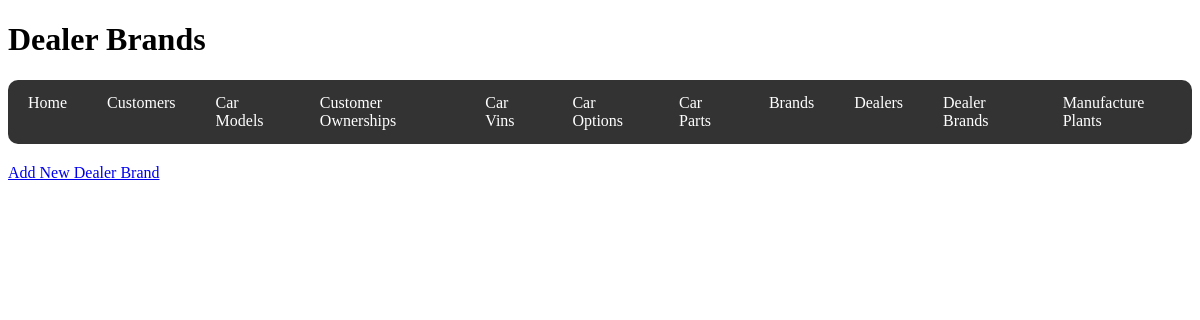
The app's page /dealer_brands, older data.
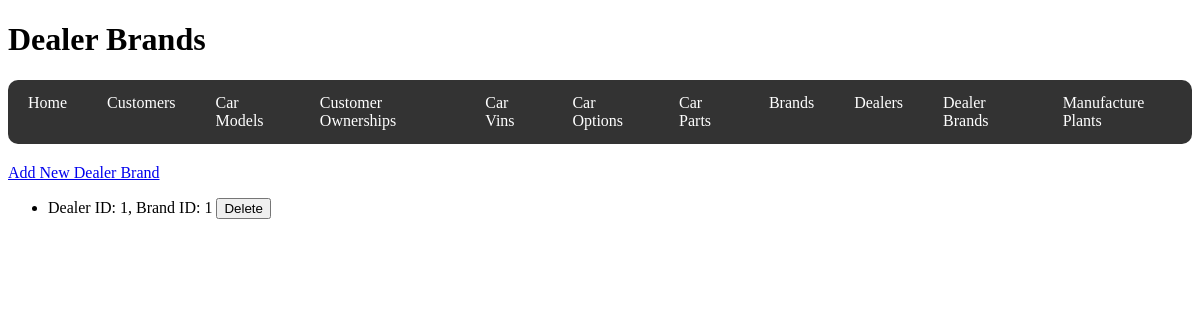
The same page, newer data.
### code/models.py (models this page shows)
class DealerBrand(db.Model):
    __tablename__ = "Dealer_Brand"
    dealer_id = db.Column(
        db.Integer, db.ForeignKey("Dealers.dealer_id"), primary_key=True
    )
    brand_id = db.Column(db.Integer, db.ForeignKey("Brands.brand_id"), primary_key=True)
    dealer = db.relationship("Dealer", back_populates="dealer_brands")
    brand = db.relationship("Brand", back_populates="dealer_brands")

### code/routes/dealer_brands.py (the view, shortened to what this page needs)
@dealerbrands_bp.route("/dealer_brands", methods=["GET", "POST"])
def dealer_brands():
    dealer_brands = DealerBrand.query.all()
    return render_template("dealer_brands.html", dealer_brands=dealer_brands)

### code/templates/dealer_brands.html
{% extends 'base.html' %} {% block title %}Dealer Brands{% endblock %} {% block
header %}
<h1>Dealer Brands</h1>
{% endblock %} {% block content %}
<a href="{{ url_for('dealerbrands.new_dealer_brand') }}"
  >Add New Dealer Brand</a
>
<ul>
  {% for dealer_brand in dealer_brands %}
  <li>
    Dealer ID: {{ dealer_brand.dealer_id }}, Brand ID: {{ dealer_brand.brand_id
    }}
    <form
      action="{{ url_for('dealerbrands.delete_dealer_brand', dealer_id=dealer_brand.dealer_id, brand_id=dealer_brand.brand_id) }}"
      method="POST"
      style="display: inline"
    >
      <button type="submit">Delete</button>
    </form>
  </li>
  {% endfor %}
</ul>
{% endblock %}

Row changes from the older to the newer data that the page shows:
added DealerBrand: dealer_id "1", brand_id "1"
